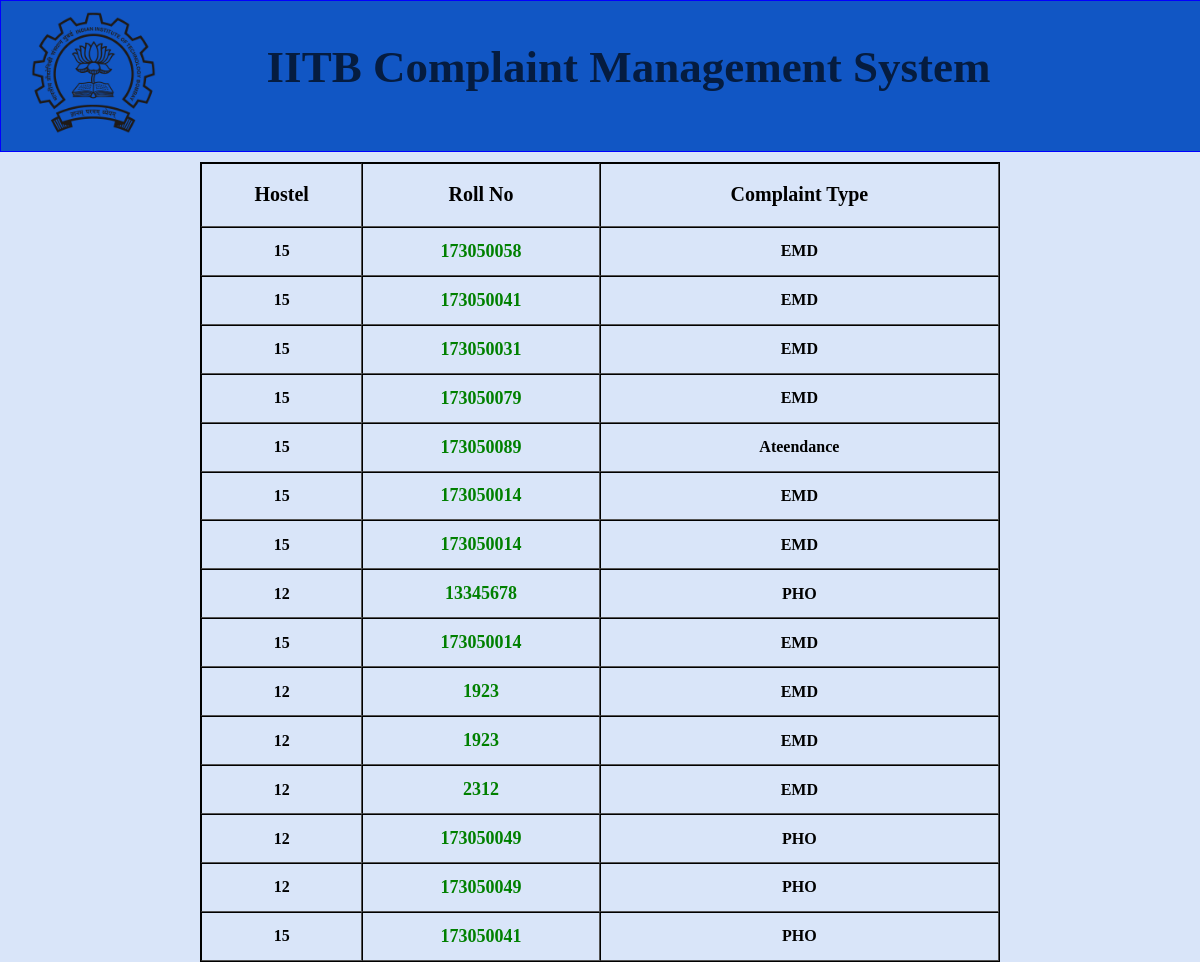
/genericviews/, run on the app's committed database.
### genericviews/models.py (models this page shows, shortened)
class Product(models.Model):
    name = models.CharField(max_length=100)
    rollNo = models.CharField(max_length=15)
    mobile = models.CharField(max_length=12)
    complaintType = models.CharField(max_length=10)
    hostelNo = models.CharField(max_length=5)
    wing = models.CharField(max_length=5)
    roomNo = models.CharField(max_length=4)
    complaintTitle = models.CharField(max_length=100)
    complaintDesc = models.CharField(max_length=350)

### genericviews/views.py (the view)
class IndexView(generic.ListView):
    context_object_name = 'product_list'
    template_name = 'genericviews/index.html'
    def get_queryset(self):
        return Product.objects.all()

### genericviews/templates/genericviews/index.html
{% extends "genericviews/base.html" %}
{% block content %}
{% load staticfiles  %}
<link rel="stylesheet" type="text/css" href="{% static 'genericviews/complaintStyle.css' %}" />
<link rel="stylesheet" type="text/css" href="{% static 'genericviews/adminpageStyle.css' %}" />
<body>
    <center>
        {% if product_list %}
             <table class="table_style" border="1" cellpadding="0" cellspacing="0">
                  <tr class="tableHeader_row">
                    <th>Hostel</th>
                    <th>Roll No</th>
                      <th>Complaint Type</th>
                  </tr>
                    {% for product in product_list %}
                        <tr class="table_row">
                            <td> {{ product.hostelNo }} </td>
                            <td> <a href="{% url 'genericviews:detail' product.id %}">{{ product.rollNo }}</a> </td>
                            <td> {{ product.complaintType }} </td>
                        </tr>
                    {% endfor %}
             </table>
            {% else %}
            <h3> No complaints found.</h3>
        {% endif %}
    </center>
</body>
{% endblock %}

### genericviews/templates/genericviews/base.html (shortened to what this page needs)
{% load staticfiles  %}
<header>
    <div id="header_div">
          <div id="logo">
              <img src="{% static 'genericviews/images/original_logo.png' %}">
          </div>
          <center>
          <div id="title_text">IITB Complaint Management System</div>
          </center>
    </div>
</header>
{% block content %}
{% endblock %}

### genericviews/static/genericviews/complaintStyle.css (style rules this page uses)
body { margin: 0px; padding: 0px; background-color : #d9e5f9 ; }
#header_div { width: 100%; height: 150px; border : 1px solid blue; position: relative; background-color: #1156c4; }
#logo { border: 0px solid red; height : 125px; width: 125px; margin-top: 10px; margin-left: 30px; float: left; }
img { max-width: 125px; max-height: 125px; }
#title_text { border: 0px solid red; width : 1000px; height : 100%; margin-top: 40px; font-weight: bold; font-size: 45px; color: black; opacity: 0.67; }

### genericviews/static/genericviews/adminpageStyle.css (style rules this page uses)
.table_style { margin-top : 10px; border : 1px solid black; width : 800px; height : 100%; text-align : center; }
.tableHeader_row { height : 30px; font-size : 20px; font-weight : bold; }
.table_row { height : 20px; font-weight : bolder; }
.table_row a { text-decoration : none; color : green; font-size : 18px; }

### data on the page
Product: hostelNo "15", rollNo "173050058", complaintType "EMD"
Product: hostelNo "15", rollNo "173050041", complaintType "EMD"
Product: hostelNo "15", rollNo "173050031", complaintType "EMD"
Product: hostelNo "15", rollNo "173050079", complaintType "EMD"
Product: hostelNo "15", rollNo "173050089", complaintType "Ateendance"
Product: hostelNo "15", rollNo "173050014", complaintType "EMD"
Product: hostelNo "15", rollNo "173050014", complaintType "EMD"
Product: hostelNo "12", rollNo "13345678", complaintType "PHO"
Product: hostelNo "15", rollNo "173050014", complaintType "EMD"
Product: hostelNo "12", rollNo "1923", complaintType "EMD"
Product: hostelNo "12", rollNo "1923", complaintType "EMD"
Product: hostelNo "12", rollNo "2312", complaintType "EMD"
Product: hostelNo "12", rollNo "173050049", complaintType "PHO"
Product: hostelNo "12", rollNo "173050049", complaintType "PHO"
Product: hostelNo "15", rollNo "173050041", complaintType "PHO"
